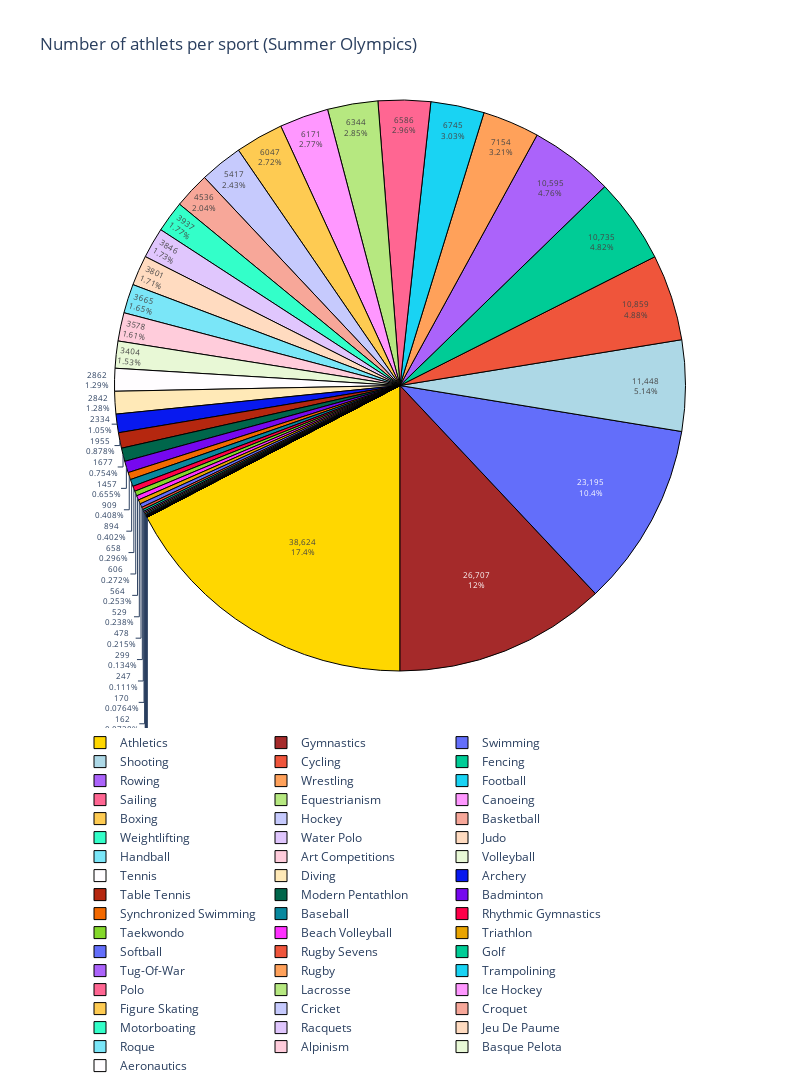

Notebook cell for this chart:
### Code cell
colors = ['gold', 'brown', 'lightblue']
df_S = df[df['Season']=='Summer']

trace = go.Pie(labels=df_S['Sport'], 
               values=df_S['Athlets'],
               hoverinfo='label+value+percent', 
               textinfo='value+percent', 
               textfont=dict(size=8),
               rotation=180,
               marker=dict(colors=colors,line=dict(color='#000000', width=1)
                        )
            )

data = [trace]
layout = dict(title = "Number of athlets per sport (Summer Olympics)",
                  width=800,
                  height=1200,
              legend=dict(orientation="h")
             )
fig = dict(data=data,layout=layout)
iplot(fig, filename='styled_pie_chart')

### Figure 1 — Plotly figure (JSON) as saved in the notebook; plotly's stock layout.template omitted (floating-point values rounded to 4 significant figures; data arrays with more than 128 entries replaced by an {"elided": "..."} marker saying what was removed)
{"data": [{"hoverinfo": "label+value+percent", "labels": {"elided": "672 str values"}, "marker": {"colors": ["gold", "brown", "lightblue"], "line": {"color": "#000000", "width": 1}}, "rotation": -180, "textfont": {"size": 8}, "textinfo": "value+percent", "values": {"elided": "672 int values"}, "type": "pie"}], "layout": {"height": 1200, "legend": {"orientation": "h"}, "title": {"text": "Number of athlets per sport (Summer Olympics)"}, "width": 800}}
